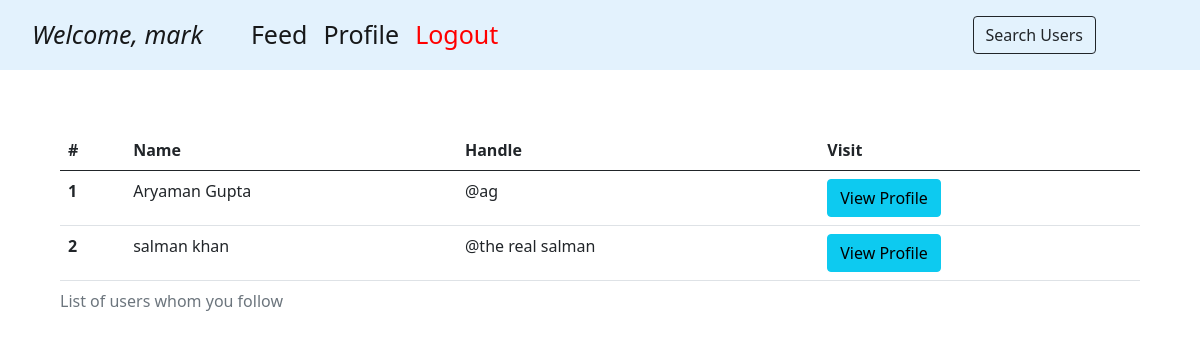
The app's page /profile/following (signed in) with its own data.
### app.py (models this page shows)
class App_user(db.Model, UserMixin):
    __tablename__ = 'app_user'
    id = db.Column(db.Integer, autoincrement = True, primary_key = True)
    username = db.Column(db.String, nullable = False, unique = True)
    first_name = db.Column(db.String, nullable = False)
    profile_pic = db.Column(db.String, nullable = False)
    last_name = db.Column(db.String, nullable = False)
    password = db.Column(db.String, nullable = False)

### app.py (the view)
@app.route("/profile/following")
@login_required
def display_following():
    other_users = App_user.query.filter(App_user.username != current_user.username).all()
    following = db.session.query(App_user).join(Follower, App_user.id == Follower.following_ID).filter(Follower.ID == current_user.id).all()
    return render_template("following.html", following = following, users = other_users)

### app.py (called while the page is built)
@login_manager.user_loader
def load_user(user):
    return App_user.query.get(int(user))

### templates/following.html (shortened to what this page needs)
<!DOCTYPE html>
<html lang="en">
<head>
    <link href="https://cdn.jsdelivr.net/npm/bootstrap@5.2.2/dist/css/bootstrap.min.css" rel="stylesheet">      </head>
</head>
<body>
    {% include 'navbar.html' %}
    <div class="t">
    <table class="table">
        <caption>List of users whom you follow</caption>
        <thead>
          <tr>
            <th scope="col">#</th>
            <th scope="col">Name</th>
            <th scope="col">Handle</th>
            <th scope="col">Visit</th>
          </tr>
        </thead>
        <tbody>
            {% set x = namespace(value=1) %}
            {% for i in following %}
          <tr>
            <th scope="row">{{x.value}}{% set x.value = x.value+1 %}</th>
            <td>{{i.first_name}} {{i.last_name}}</td>
            <td>@{{i.username}}</td>
            <td><button class="btn btn-info" onclick = "window.location.href='/feed/{{i.username}}'">View Profile</button></td>
          </tr>
          {% endfor %}
        </tbody>
      </table>
      </div>
</body>
</html>

### templates/navbar.html (shortened to what this page needs)
<link href="https://cdn.jsdelivr.net/npm/bootstrap@5.0.2/dist/css/bootstrap.min.css" rel="stylesheet">
<nav class="navbar navbar-expand-lg  navbar-light" style="background-color: #e3f2fd;">
    <div class="container-fluid">
      <div class="collapse navbar-collapse" id="navbarSupportedContent">
        <ul class="navbar-nav me-auto mb-2 mb-lg-0">
          <li class="nav-item">
            <a class="nav-link active" aria-current="page" style='font-size:25px;'><i>Welcome,
            {{current_user.first_name}}</i></a>
          </li>
          <li class="nav-item">
            <a class="nav-link active" aria-current="page" href="#" style='font-size:25px;'></a>
          </li>
          <li class="nav-item">
            <a class="nav-link active" aria-current="page" href="#" style='font-size:25px;'></a>
          </li>
          <li class="nav-item">
            <a class="nav-link active" aria-current="page" href="/feed" style='font-size:25px;'>Feed</a>
          </li>
          <li class="nav-item">
            <a class="nav-link active" aria-current="page" href="/profile" style='font-size:25px;'>Profile</a>
          </li>
          <li class="nav-item">
            <a class="nav-link active" aria-current="page" href="/logout" style='color:red; font-size:25px;'>Logout</a>
          </li>
        </ul>
        <div class="btn-group" style="padding-right: 5em;">
          <button type="button" class="btn btn-outline-dark" onclick = "window.location.href='/feed/search'">Search Users</button>
        </div>
      </div>
    </div>
  </nav>

### templates/following.html (style rules this page uses)
.t { display: block; padding: 5%; }

### records on screen
App_user: first_name "mark"
App_user: value "1", first_name "Aryaman", last_name "Gupta", username "ag"
App_user: value "2", first_name "salman", last_name "khan", username "the real salman"
